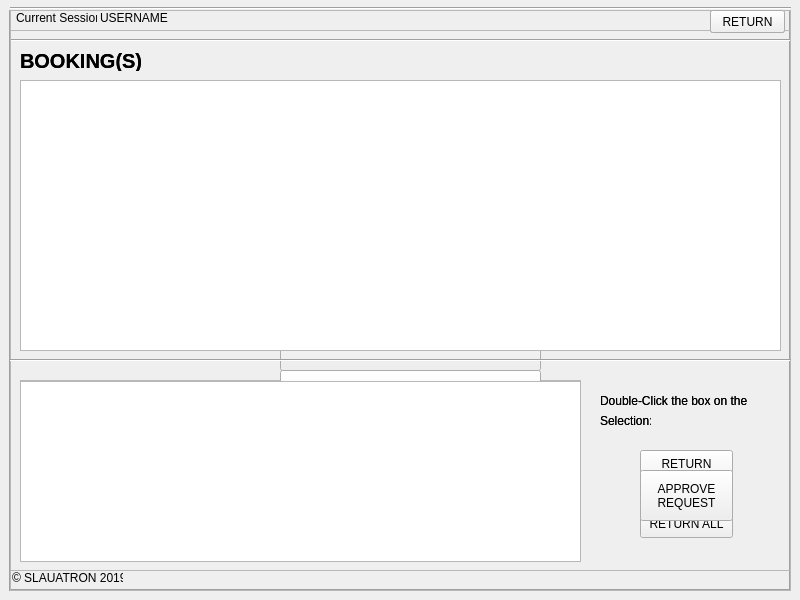
<?xml version="1.0" encoding="UTF-8"?>
<ui version="4.0">
 <class>Manage</class>
 <widget class="QMainWindow" name="Manage">
  <property name="geometry">
   <rect>
    <x>0</x>
    <y>0</y>
    <width>800</width>
    <height>600</height>
   </rect>
  </property>
  <property name="windowTitle">
   <string>University Facilities Management System (UFMS)</string>
  </property>
  <property name="windowIcon">
   <iconset resource="images.qrc">
    <normaloff>:/images/icon.png</normaloff>:/images/icon.png</iconset>
  </property>
  <widget class="QWidget" name="centralwidget">
   <widget class="Line" name="oframe4">
    <property name="geometry">
     <rect>
      <x>10</x>
      <y>580</y>
      <width>781</width>
      <height>20</height>
     </rect>
    </property>
    <property name="orientation">
     <enum>Qt::Horizontal</enum>
    </property>
   </widget>
   <widget class="QLabel" name="copyright">
    <property name="geometry">
     <rect>
      <x>12</x>
      <y>570</y>
      <width>111</width>
      <height>16</height>
     </rect>
    </property>
    <property name="text">
     <string>© SLAUATRON 2019.</string>
    </property>
   </widget>
   <widget class="Line" name="oframe2">
    <property name="geometry">
     <rect>
      <x>10</x>
      <y>0</y>
      <width>781</width>
      <height>16</height>
     </rect>
    </property>
    <property name="orientation">
     <enum>Qt::Horizontal</enum>
    </property>
   </widget>
   <widget class="Line" name="oframe1">
    <property name="geometry">
     <rect>
      <x>0</x>
      <y>10</y>
      <width>20</width>
      <height>581</height>
     </rect>
    </property>
    <property name="orientation">
     <enum>Qt::Vertical</enum>
    </property>
   </widget>
   <widget class="Line" name="oframe3">
    <property name="geometry">
     <rect>
      <x>780</x>
      <y>10</y>
      <width>20</width>
      <height>581</height>
     </rect>
    </property>
    <property name="orientation">
     <enum>Qt::Vertical</enum>
    </property>
   </widget>
   <widget class="QLabel" name="currentuser_lbl">
    <property name="geometry">
     <rect>
      <x>100</x>
      <y>10</y>
      <width>81</width>
      <height>16</height>
     </rect>
    </property>
    <property name="text">
     <string>USERNAME</string>
    </property>
   </widget>
   <widget class="QPushButton" name="btn_logout">
    <property name="geometry">
     <rect>
      <x>710</x>
      <y>10</y>
      <width>75</width>
      <height>23</height>
     </rect>
    </property>
    <property name="text">
     <string>LOGOUT</string>
    </property>
    <property name="autoDefault">
     <bool>false</bool>
    </property>
    <property name="default">
     <bool>false</bool>
    </property>
    <property name="flat">
     <bool>false</bool>
    </property>
   </widget>
   <widget class="QLabel" name="userLabel">
    <property name="geometry">
     <rect>
      <x>16</x>
      <y>10</y>
      <width>81</width>
      <height>16</height>
     </rect>
    </property>
    <property name="text">
     <string>Current Session:</string>
    </property>
   </widget>
   <widget class="QFrame" name="frameuser">
    <property name="geometry">
     <rect>
      <x>10</x>
      <y>30</y>
      <width>781</width>
      <height>541</height>
     </rect>
    </property>
    <property name="frameShape">
     <enum>QFrame::StyledPanel</enum>
    </property>
    <property name="frameShadow">
     <enum>QFrame::Raised</enum>
    </property>
    <widget class="QPushButton" name="btn_newbook">
     <property name="geometry">
      <rect>
       <x>270</x>
       <y>150</y>
       <width>261</width>
       <height>71</height>
      </rect>
     </property>
     <property name="font">
      <font>
       <pointsize>13</pointsize>
       <weight>50</weight>
       <bold>false</bold>
      </font>
     </property>
     <property name="cursor">
      <cursorShape>PointingHandCursor</cursorShape>
     </property>
     <property name="text">
      <string>MAKE A NEW BOOKING</string>
     </property>
    </widget>
    <widget class="QPushButton" name="btn_viewbook">
     <property name="geometry">
      <rect>
       <x>270</x>
       <y>270</y>
       <width>261</width>
       <height>71</height>
      </rect>
     </property>
     <property name="font">
      <font>
       <pointsize>13</pointsize>
       <weight>50</weight>
       <bold>false</bold>
      </font>
     </property>
     <property name="cursor">
      <cursorShape>PointingHandCursor</cursorShape>
     </property>
     <property name="text">
      <string>MANAGE BOOKING(S)</string>
     </property>
    </widget>
   </widget>
   <widget class="QFrame" name="frame1">
    <property name="geometry">
     <rect>
      <x>10</x>
      <y>10</y>
      <width>781</width>
      <height>581</height>
     </rect>
    </property>
    <property name="frameShape">
     <enum>QFrame::StyledPanel</enum>
    </property>
    <property name="frameShadow">
     <enum>QFrame::Raised</enum>
    </property>
    <widget class="QTableView" name="tableView">
     <property name="geometry">
      <rect>
       <x>10</x>
       <y>70</y>
       <width>761</width>
       <height>271</height>
      </rect>
     </property>
     <property name="selectionMode">
      <enum>QAbstractItemView::NoSelection</enum>
     </property>
     <attribute name="horizontalHeaderMinimumSectionSize">
      <number>120</number>
     </attribute>
     <attribute name="horizontalHeaderDefaultSectionSize">
      <number>120</number>
     </attribute>
     <attribute name="horizontalHeaderStretchLastSection">
      <bool>true</bool>
     </attribute>
     <attribute name="verticalHeaderVisible">
      <bool>false</bool>
     </attribute>
    </widget>
    <widget class="QListView" name="listView">
     <property name="geometry">
      <rect>
       <x>10</x>
       <y>370</y>
       <width>561</width>
       <height>181</height>
      </rect>
     </property>
    </widget>
    <widget class="QPushButton" name="btn_return">
     <property name="geometry">
      <rect>
       <x>630</x>
       <y>440</y>
       <width>93</width>
       <height>41</height>
      </rect>
     </property>
     <property name="text">
      <string>RETURN 
SELECTION</string>
     </property>
    </widget>
    <widget class="Line" name="line_2">
     <property name="geometry">
      <rect>
       <x>0</x>
       <y>20</y>
       <width>781</width>
       <height>20</height>
      </rect>
     </property>
     <property name="orientation">
      <enum>Qt::Horizontal</enum>
     </property>
    </widget>
    <widget class="QPushButton" name="btn_returnall">
     <property name="geometry">
      <rect>
       <x>630</x>
       <y>500</y>
       <width>93</width>
       <height>28</height>
      </rect>
     </property>
     <property name="text">
      <string>RETURN ALL</string>
     </property>
    </widget>
    <widget class="QLabel" name="label">
     <property name="geometry">
      <rect>
       <x>590</x>
       <y>380</y>
       <width>151</width>
       <height>21</height>
      </rect>
     </property>
     <property name="font">
      <font>
       <weight>50</weight>
       <bold>false</bold>
      </font>
     </property>
     <property name="text">
      <string>Double-Click the box on the left</string>
     </property>
    </widget>
    <widget class="QPushButton" name="btn_back">
     <property name="geometry">
      <rect>
       <x>700</x>
       <y>0</y>
       <width>75</width>
       <height>23</height>
      </rect>
     </property>
     <property name="text">
      <string>RETURN</string>
     </property>
    </widget>
    <widget class="Line" name="line_3">
     <property name="geometry">
      <rect>
       <x>0</x>
       <y>340</y>
       <width>781</width>
       <height>20</height>
      </rect>
     </property>
     <property name="orientation">
      <enum>Qt::Horizontal</enum>
     </property>
    </widget>
    <widget class="QLabel" name="label_2">
     <property name="geometry">
      <rect>
       <x>10</x>
       <y>40</y>
       <width>131</width>
       <height>21</height>
      </rect>
     </property>
     <property name="font">
      <font>
       <pointsize>15</pointsize>
       <weight>75</weight>
       <bold>true</bold>
      </font>
     </property>
     <property name="text">
      <string>BOOKING(S)</string>
     </property>
    </widget>
    <widget class="QLabel" name="label_3">
     <property name="geometry">
      <rect>
       <x>590</x>
       <y>400</y>
       <width>51</width>
       <height>21</height>
      </rect>
     </property>
     <property name="font">
      <font>
       <weight>50</weight>
       <bold>false</bold>
      </font>
     </property>
     <property name="text">
      <string>Selection: </string>
     </property>
    </widget>
    <widget class="QLabel" name="label_4">
     <property name="geometry">
      <rect>
       <x>640</x>
       <y>400</y>
       <width>101</width>
       <height>21</height>
      </rect>
     </property>
     <property name="font">
      <font>
       <weight>50</weight>
       <bold>false</bold>
      </font>
     </property>
     <property name="text">
      <string/>
     </property>
    </widget>
   </widget>
   <widget class="QFrame" name="frameadmin">
    <property name="geometry">
     <rect>
      <x>10</x>
      <y>30</y>
      <width>781</width>
      <height>541</height>
     </rect>
    </property>
    <property name="frameShape">
     <enum>QFrame::StyledPanel</enum>
    </property>
    <property name="frameShadow">
     <enum>QFrame::Raised</enum>
    </property>
    <widget class="QPushButton" name="btn_viewava">
     <property name="geometry">
      <rect>
       <x>270</x>
       <y>140</y>
       <width>261</width>
       <height>71</height>
      </rect>
     </property>
     <property name="font">
      <font>
       <pointsize>13</pointsize>
       <weight>50</weight>
       <bold>false</bold>
      </font>
     </property>
     <property name="cursor">
      <cursorShape>PointingHandCursor</cursorShape>
     </property>
     <property name="text">
      <string>VIEW AVAILABILITY</string>
     </property>
    </widget>
    <widget class="QPushButton" name="btn_viewbooked">
     <property name="geometry">
      <rect>
       <x>270</x>
       <y>240</y>
       <width>261</width>
       <height>71</height>
      </rect>
     </property>
     <property name="font">
      <font>
       <pointsize>13</pointsize>
       <weight>50</weight>
       <bold>false</bold>
      </font>
     </property>
     <property name="cursor">
      <cursorShape>PointingHandCursor</cursorShape>
     </property>
     <property name="text">
      <string>VIEW ALL BOOKED 
VENUE/FACILITIES</string>
     </property>
    </widget>
    <widget class="QPushButton" name="btn_updatestatus">
     <property name="geometry">
      <rect>
       <x>270</x>
       <y>340</y>
       <width>261</width>
       <height>71</height>
      </rect>
     </property>
     <property name="font">
      <font>
       <pointsize>13</pointsize>
       <weight>50</weight>
       <bold>false</bold>
      </font>
     </property>
     <property name="cursor">
      <cursorShape>PointingHandCursor</cursorShape>
     </property>
     <property name="text">
      <string>UPDATE STATUS OF
 VENUE/FACILITIES</string>
     </property>
    </widget>
   </widget>
   <widget class="QFrame" name="frameupdatestatus">
    <property name="geometry">
     <rect>
      <x>10</x>
      <y>10</y>
      <width>781</width>
      <height>581</height>
     </rect>
    </property>
    <property name="frameShape">
     <enum>QFrame::StyledPanel</enum>
    </property>
    <property name="frameShadow">
     <enum>QFrame::Raised</enum>
    </property>
    <widget class="QTableView" name="tablestatus">
     <property name="geometry">
      <rect>
       <x>10</x>
       <y>70</y>
       <width>761</width>
       <height>271</height>
      </rect>
     </property>
     <attribute name="horizontalHeaderStretchLastSection">
      <bool>true</bool>
     </attribute>
    </widget>
    <widget class="QListView" name="listViewstatus">
     <property name="geometry">
      <rect>
       <x>10</x>
       <y>371</y>
       <width>561</width>
       <height>181</height>
      </rect>
     </property>
     <property name="editTriggers">
      <set>QAbstractItemView::DoubleClicked|QAbstractItemView::EditKeyPressed</set>
     </property>
    </widget>
    <widget class="QLabel" name="label_5">
     <property name="geometry">
      <rect>
       <x>10</x>
       <y>40</y>
       <width>131</width>
       <height>21</height>
      </rect>
     </property>
     <property name="font">
      <font>
       <pointsize>15</pointsize>
       <weight>75</weight>
       <bold>true</bold>
      </font>
     </property>
     <property name="text">
      <string>BOOKING(S)</string>
     </property>
    </widget>
    <widget class="QLabel" name="labelselectedstatus">
     <property name="geometry">
      <rect>
       <x>640</x>
       <y>400</y>
       <width>101</width>
       <height>21</height>
      </rect>
     </property>
     <property name="font">
      <font>
       <weight>50</weight>
       <bold>false</bold>
      </font>
     </property>
     <property name="text">
      <string/>
     </property>
    </widget>
    <widget class="QLabel" name="label_7">
     <property name="geometry">
      <rect>
       <x>590</x>
       <y>380</y>
       <width>151</width>
       <height>21</height>
      </rect>
     </property>
     <property name="font">
      <font>
       <weight>50</weight>
       <bold>false</bold>
      </font>
     </property>
     <property name="text">
      <string>Double-Click the box on the left</string>
     </property>
    </widget>
    <widget class="QPushButton" name="btn_update">
     <property name="geometry">
      <rect>
       <x>630</x>
       <y>460</y>
       <width>93</width>
       <height>51</height>
      </rect>
     </property>
     <property name="text">
      <string>APPROVE 
REQUEST</string>
     </property>
    </widget>
    <widget class="QLabel" name="label_8">
     <property name="geometry">
      <rect>
       <x>590</x>
       <y>400</y>
       <width>51</width>
       <height>21</height>
      </rect>
     </property>
     <property name="font">
      <font>
       <weight>50</weight>
       <bold>false</bold>
      </font>
     </property>
     <property name="text">
      <string>Selection: </string>
     </property>
    </widget>
    <widget class="Line" name="line_4">
     <property name="geometry">
      <rect>
       <x>0</x>
       <y>340</y>
       <width>781</width>
       <height>20</height>
      </rect>
     </property>
     <property name="orientation">
      <enum>Qt::Horizontal</enum>
     </property>
    </widget>
    <widget class="QPushButton" name="btn_back_2">
     <property name="geometry">
      <rect>
       <x>700</x>
       <y>0</y>
       <width>75</width>
       <height>23</height>
      </rect>
     </property>
     <property name="text">
      <string>RETURN</string>
     </property>
    </widget>
   </widget>
   <zorder>oframe4</zorder>
   <zorder>copyright</zorder>
   <zorder>oframe2</zorder>
   <zorder>oframe1</zorder>
   <zorder>oframe3</zorder>
   <zorder>currentuser_lbl</zorder>
   <zorder>userLabel</zorder>
   <zorder>btn_logout</zorder>
   <zorder>frame1</zorder>
   <zorder>frameadmin</zorder>
   <zorder>frameuser</zorder>
   <zorder>frameupdatestatus</zorder>
  </widget>
 </widget>
 <resources>
  <include location="images.qrc"/>
 </resources>
 <connections/>
</ui>
